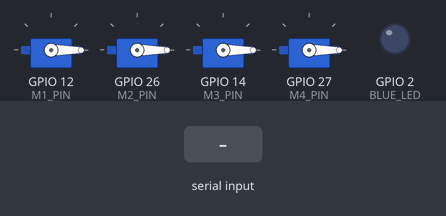
Simulated run of this sketch. Board: ESP32. Parts: 4 × servo, output pins drawn as LEDs (lit = HIGH). The test bench sets the inputs (shaded band). Nothing arrives over Bluetooth unless stated; what the sketch prints to the serial monitor is not drawn.

Above: at 6.2 s.
6.3 s: "1" received over the second serial link
At 7.4 s:
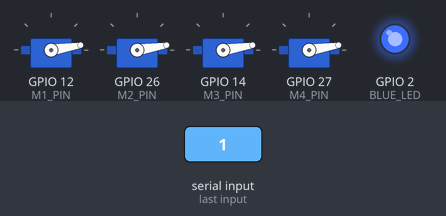
9.3 s: "2" received over the second serial link
12.3 s: "0" received over the second serial link
At 12.89 s:
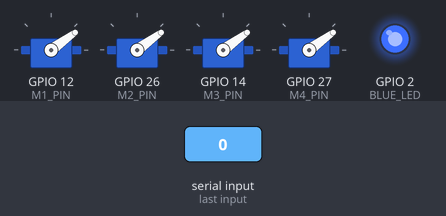
15.3 s: "3" received over the second serial link
At 19.16 s:
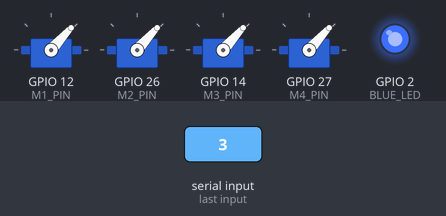
Timing chart, 0 to 19.3 s (numbered marks = the images above; inputs shaded):
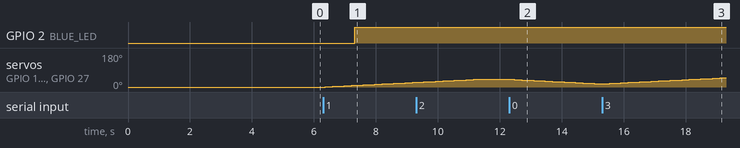

Measured:
- after the input at 6.3 s, GPIO 2 (BLUE_LED): LOW → HIGH after 1.0 s; servo on GPIO 12 (M1_PIN), servo on GPIO 26 (M2_PIN), servo on GPIO 14 (M3_PIN), servo on GPIO 27 (M4_PIN): moves from 0° to 24° over 2.8 s, starting after 0.07 s
- after the input at 12.3 s, servo on GPIO 12 (M1_PIN), servo on GPIO 26 (M2_PIN), servo on GPIO 14 (M3_PIN), servo on GPIO 27 (M4_PIN): moves from 41° to 17° over 2.8 s, starting after 0.05 s
- after the input at 15.3 s, GPIO 2 (BLUE_LED): stays HIGH (without the input it goes to LOW after 1.0 s)

The sketch:

4motorBluetooth.ino
```cpp
#include <ESP32Servo.h>
#include "BluetoothSerial.h"

// PIN DEFINITIONS
#define M1_PIN 12
#define M2_PIN 26  // Moved from 13/25 to 26
#define M3_PIN 14
#define M4_PIN 27
#define BLUE_LED 2

BluetoothSerial SerialBT;
Servo m1, m2, m3, m4;

// 18V Safety Settings
int currentThrottle = 900;
int targetThrottle = 900;
int rampSpeed = 1;

void setup() {
  Serial.begin(115200);
  pinMode(BLUE_LED, OUTPUT);
  SerialBT.begin("Esp32-Drone-BT");

  // Allocate 4 separate timers for maximum stability
  ESP32PWM::allocateTimer(0);
  ESP32PWM::allocateTimer(1);
  ESP32PWM::allocateTimer(2);
  ESP32PWM::allocateTimer(3);

  // Attach all 4 motors with the 900us "Deep Zero" floor
  m1.attach(M1_PIN, 900, 2000);
  m2.attach(M2_PIN, 900, 2000);
  m3.attach(M3_PIN, 900, 2000);
  m4.attach(M4_PIN, 900, 2000);

  // Send the "Safe" signal immediately
  m1.writeMicroseconds(900);
  m2.writeMicroseconds(900);
  m3.writeMicroseconds(900);
  m4.writeMicroseconds(900);

  // Extra long 5-second wait for 18V ESC initialization
  delay(5000);
  Serial.println("18V System Initialized on Pins 12, 26, 14, 27.");
}

void loop() {
  if (SerialBT.available()) {
    char cmd = SerialBT.read();

    if (cmd == '0') targetThrottle = 900;  // FULL STOP
    if (cmd == '1') targetThrottle = 1080; // ULTRA-LOW IDLE (Safe for 18V)
    if (cmd == '2') targetThrottle = 1150; // LOW SPIN
    if (cmd == '3') targetThrottle = 1250; // MEDIUM SPIN

    SerialBT.print("18V Target: ");
    SerialBT.println(targetThrottle);
  }

  // Linear Ramping
  if (currentThrottle < targetThrottle) {
    currentThrottle += rampSpeed;
  } else if (currentThrottle > targetThrottle) {
    currentThrottle -= rampSpeed;
  }

  // Simultaneous Command to all 4 ESCs
  m1.writeMicroseconds(currentThrottle);
  m2.writeMicroseconds(currentThrottle);
  m3.writeMicroseconds(currentThrottle);
  m4.writeMicroseconds(currentThrottle);

  // Status LED
  digitalWrite(BLUE_LED, (currentThrottle > 950) ? HIGH : LOW);
  delay(20);
}
```
